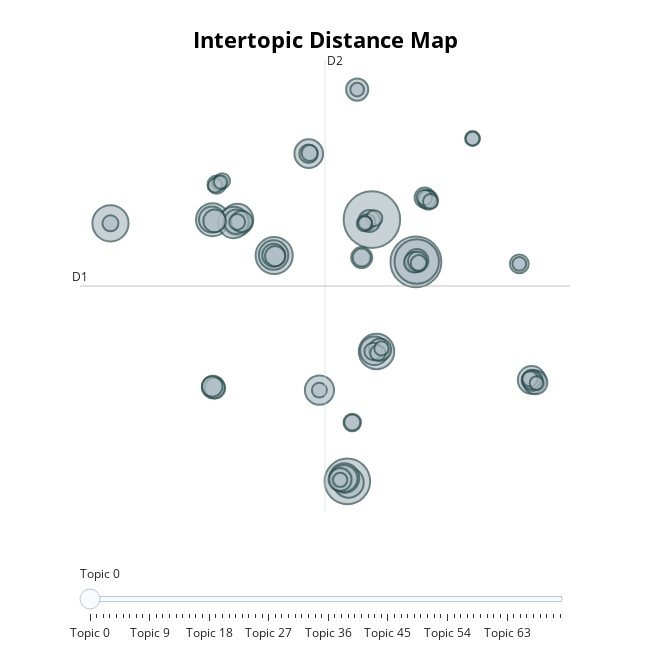

Write notebook code for a chart like this one.
### Code cell
# Optional: visualize
fig_topic_distance_map = topic_model.visualize_topics()
fig_topic_distance_map
